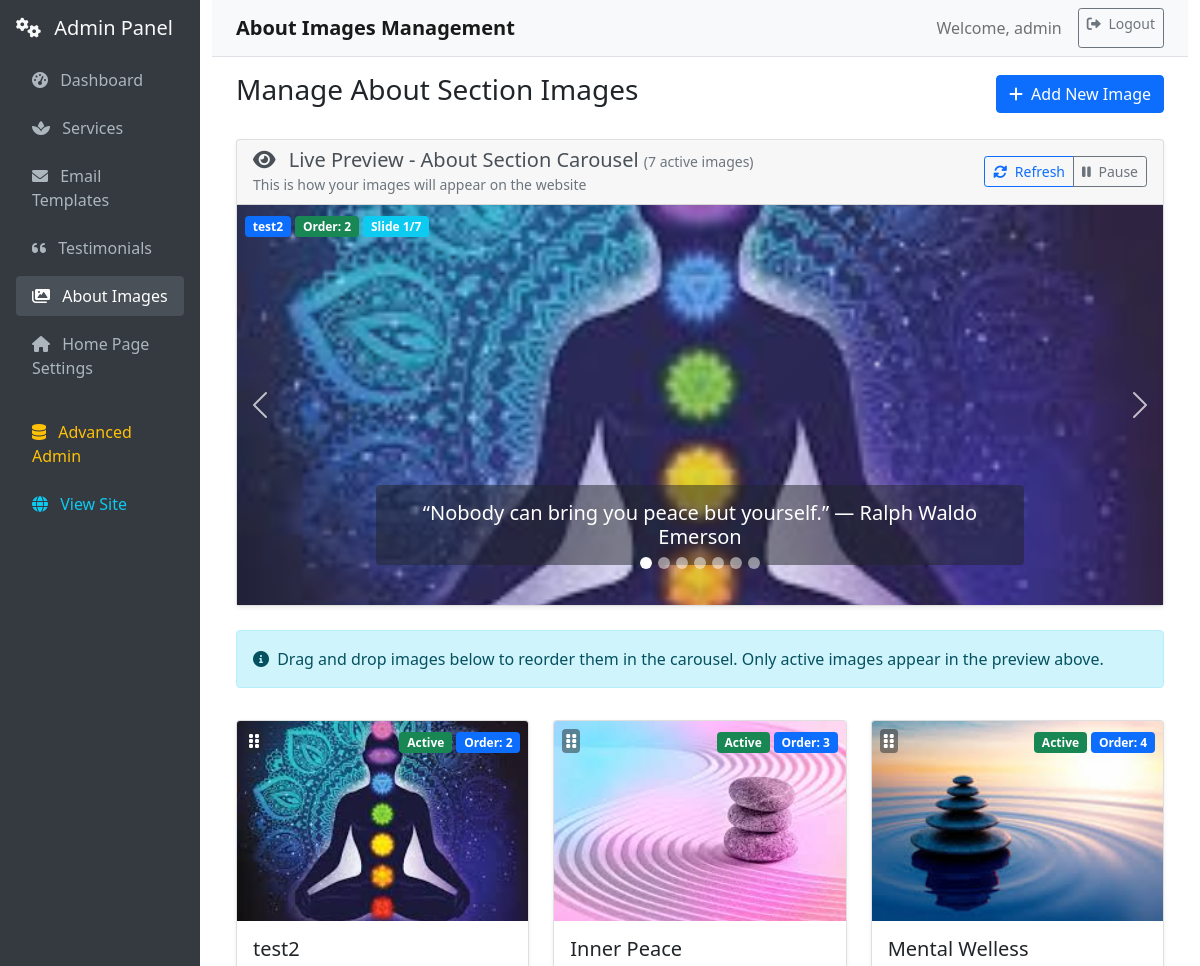
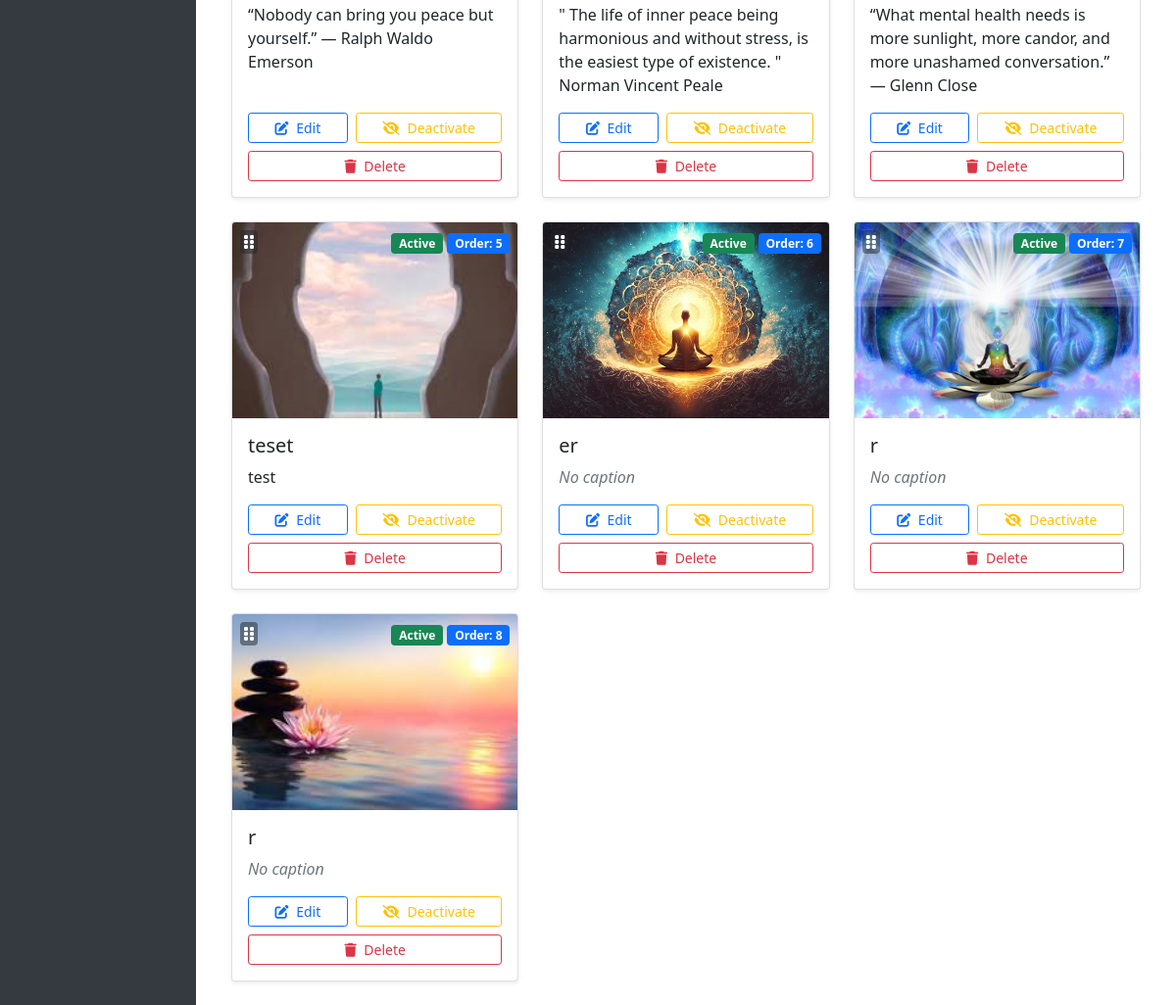
Before: /admin/about-images (signed in) with the older database file (2 pictures, top to bottom).
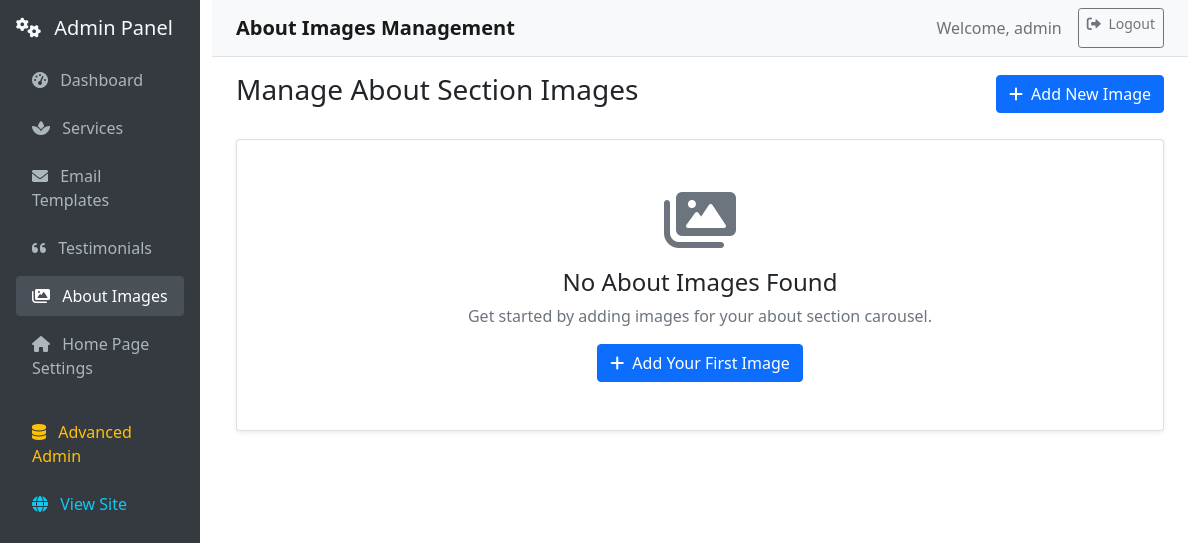
After: the same page with the newer database file.
### db/models.py (models this page shows, shortened)
class AboutImage(db.Model):
    __tablename__ = "about_images"
    id = db.Column(db.Integer, primary_key=True)
    title = db.Column(db.String(100), nullable=False)  # Display title for the image
    caption = db.Column(db.String(255), nullable=True)  # Caption text that appears on the image
    image_path = db.Column(db.String(255), nullable=False)  # Path to the image file
    sort_order = db.Column(db.Integer, nullable=False, default=0)  # Order in the carousel
    is_active = db.Column(db.Boolean, default=True, nullable=False)  # Whether to show this image
    created_at = db.Column(db.DateTime, default=db.func.now())
    updated_at = db.Column(db.DateTime, default=db.func.now(), onupdate=db.func.now())

### routes/admin.py (the view)
@admin_bp.route('/about-images')
@admin_required
def admin_about_images():
    images = AboutImage.query.order_by(AboutImage.sort_order, AboutImage.created_at).all()
    return render_template('admin/about_images.html', images=images)

### app_factory.py (called while the page is built)
def initialize_extensions(app):
    db.init_app(app)
    migrate = Migrate(app, db)
    babel = Babel(app)
    mail = Mail(app)
    app.mail = mail  # Make mail available globally for blueprints
    login_manager = LoginManager()
    login_manager.init_app(app)
    @login_manager.user_loader
    def load_user(user_id):
        return User.query.get(int(user_id))
    try:
        from flask_cors import CORS
        CORS(app, supports_credentials=True)
        print("✅ CORS enabled")
    except ImportError:
        print("⚠️ Flask-CORS not installed. Skipping...")
    from utils.admin_setup import setup_admin
    setup_admin(app)

### routes/admin.py (called while the page is built)
def admin_required(f):
    @wraps(f)
    @login_required
    def decorated_function(*args, **kwargs):
        if not current_user.is_authenticated or current_user.role.name != 'admin':
            flash('Admin access required.', 'error')
            return redirect(url_for('main.home'))
        return f(*args, **kwargs)
    return decorated_function

### templates/admin/about_images.html (shortened to what the changed rows need)
{% extends "admin/base.html" %}
{% block content %}
{% if images %}
<div class="row mb-4">
    <div class="col-12">
        <div class="card">
            <div class="card-header d-flex justify-content-between align-items-center">
                <div>
                    <h5 class="mb-0">
                        <i class="fas fa-eye me-2"></i>
                        Live Preview - About Section Carousel
                        {% set active_images = images|selectattr('is_active')|list %}
                        <small class="text-muted">({{ active_images|length }} active images)</small>
                    </h5>
                    <small class="text-muted">This is how your images will appear on the website</small>
                </div>
                <div class="btn-group" role="group">
                    <button type="button" class="btn btn-sm btn-outline-primary" onclick="refreshCarousel()">
                        <i class="fas fa-sync-alt me-1"></i>
                        Refresh
                    </button>
                    <button type="button" class="btn btn-sm btn-outline-secondary" onclick="toggleAutoplay()">
                        <i class="fas fa-pause me-1" id="playIcon"></i>
                        <span id="playText">Pause</span>
                    </button>
                </div>
            </div>
            <div class="card-body p-0">
                <div id="aboutCarouselPreview" class="carousel slide" data-bs-ride="carousel" data-bs-interval="3000">
                    <div class="carousel-inner">
                        {% set active_images = images|selectattr('is_active')|list %}
                        {% if active_images|length > 0 %}
                            {% for image in active_images %}
                            <div class="carousel-item{% if loop.first %} active{% endif %}" data-bs-interval="3000">
                                <div class="position-relative" style="height: 400px; background: linear-gradient(135deg, #667eea 0%, #764ba2 100%);">
                                    <img src="{{ url_for('static', filename=image.image_path) }}"
                                         class="d-block w-100 h-100"
                                         style="object-fit: cover; opacity: 0.8;"
                                         alt="{{ image.title }}"
                                         onload="console.log('Image loaded: {{ image.title }}')">
                                    {% if image.caption %}
                                    <div class="carousel-caption d-block">
                                        <div class="bg-dark bg-opacity-50 rounded p-3">
                                            <h5 class="text-white mb-0">{{ image.caption }}</h5>
                                        </div>
                                    </div>
                                    {% endif %}
                                    <div class="position-absolute top-0 start-0 m-2">
                                        <span class="badge bg-primary">{{ image.title }}</span>
                                        <span class="badge bg-success">Order: {{ image.sort_order }}</span>
                                        <span class="badge bg-info">Slide {{ loop.index }}/{{ active_images|length }}</span>
                                    </div>
                                </div>
                            </div>
                            {% endfor %}
                        {% endif %}
                    </div>
                    <button class="carousel-control-prev" type="button" data-bs-target="#aboutCarouselPreview" data-bs-slide="prev">
                        <span class="carousel-control-prev-icon" aria-hidden="true"></span>
                    </button>
                    <button class="carousel-control-next" type="button" data-bs-target="#aboutCarouselPreview" data-bs-slide="next">
                        <span class="carousel-control-next-icon" aria-hidden="true"></span>
                    </button>
                    <div class="carousel-indicators">
                        {% set active_images = images|selectattr('is_active')|list %}
                        {% for image in active_images %}
                        <button type="button" data-bs-target="#aboutCarouselPreview" data-bs-slide-to="{{ loop.index0 }}"
                                {% if loop.first %}class="active"{% endif %}></button>
                        {% endfor %}
                    </div>
                </div>
            </div>
        </div>
    </div>
</div>
<div class="row">
    <div class="col-12 mb-3">
        <div class="alert alert-info">
            <i class="fas fa-info-circle me-1"></i>
            Drag and drop images below to reorder them in the carousel. Only active images appear in the preview above.
        </div>
    </div>
</div>
<div class="row" id="images-container">
    {% for image in images %}
    <div class="col-md-6 col-lg-4 mb-4" data-image-id="{{ image.id }}" style="cursor: move;">
        <div class="card h-100{% if not image.is_active %} opacity-50{% endif %}">
            <div class="position-relative">
                <img src="{{ url_for('static', filename=image.image_path) }}"
                     class="card-img-top"
                     style="height: 200px; object-fit: cover;"
                     alt="{{ image.title }}">
                <div class="position-absolute top-0 end-0 p-2">
                    {% if image.is_active %}
                    <span class="badge bg-success">Active</span>
                    {% else %}
                    <span class="badge bg-secondary">Inactive</span>
                    {% endif %}
                    <span class="badge bg-primary">Order: {{ image.sort_order }}</span>
                </div>
                <div class="position-absolute top-0 start-0 p-2">
                    <i class="fas fa-grip-vertical text-white bg-dark bg-opacity-50 p-1 rounded"></i>
                </div>
            </div>
            <div class="card-body d-flex flex-column">
                <h5 class="card-title">{{ image.title }}</h5>
                {% if image.caption %}
                <p class="card-text flex-grow-1">{{ image.caption }}</p>
                {% else %}
                <p class="card-text flex-grow-1 text-muted fst-italic">No caption</p>
                {% endif %}
                <div class="mt-auto">
                    <div class="d-flex gap-2 mb-2">
                        <a href="{{ url_for('admin_panel.edit_about_image', image_id=image.id) }}"
                           class="btn btn-outline-primary btn-sm flex-fill">
                            <i class="fas fa-edit me-1"></i>
                            Edit
                        </a>
                        <form method="POST" action="{{ url_for('admin_panel.toggle_about_image_active', image_id=image.id) }}"
                              style="display: inline;" class="flex-fill">
                            <button type="submit" class="btn btn-outline-{% if image.is_active %}warning{% else %}success{% endif %} btn-sm w-100">
                                <i class="fas fa-{% if image.is_active %}eye-slash{% else %}eye{% endif %} me-1"></i>
                                {% if image.is_active %}Deactivate{% else %}Activate{% endif %}
                            </button>
                        </form>
                    </div>
                    <button class="btn btn-outline-danger btn-sm w-100"
                            onclick="confirmDelete({{ image.id }}, '{{ image.title }}')">
                        <i class="fas fa-trash me-1"></i>
                        Delete
                    </button>
                </div>
            </div>
        </div>
    </div>
    {% endfor %}
</div>
{% else %}
<div class="row">
    <div class="col-12">
        <div class="card text-center">
            <div class="card-body py-5">
                <i class="fas fa-images fa-4x text-muted mb-3"></i>
                <h4>No About Images Found</h4>
                <p class="text-muted">Get started by adding images for your about section carousel.</p>
                <a href="{{ url_for('admin_panel.create_about_image') }}" class="btn btn-primary">
                    <i class="fas fa-plus me-1"></i>
                    Add Your First Image
                </a>
            </div>
        </div>
    </div>
</div>
{% endif %}
{% endblock %}

Changed rows visible on the page:
removed AboutImage: image_path (picture), caption "“Nobody can bring you peace but yourself.” — Ralph Waldo Emerson", title "test2", sort_order "2", active_images "7", is_active "Active"
removed AboutImage: image_path (picture), is_active "Active", sort_order "3", title "Inner Peace", caption "\" The life of inner peace being harmonious and without stress, is the easiest type of existence. \" Norman Vincent Peale"
removed AboutImage: image_path (picture), is_active "Active", sort_order "4", title "Mental Welless", caption "“What mental health needs is more sunlight, more candor, and more unashamed conversation.” — Glenn Close"
removed AboutImage: image_path (picture), is_active "Active", sort_order "5", title "teset", caption "test"
removed AboutImage: image_path (picture), is_active "Active", sort_order "6", title "er", caption "No caption"
removed AboutImage: image_path (picture), is_active "Active", sort_order "7", title "r", caption "No caption"
removed AboutImage: image_path (picture), is_active "Active", sort_order "8", title "r", caption "No caption"
Other visible differences:
{{ active_images|length }}: "7" → (not shown)
text no longer shown: "Live Preview - About Section Carousel ( active images) This is how your images will appear on the website Refresh Pause Drag and drop images below to reorder them in the carousel. Only active images appear in the preview above."
text now shown: "No About Images Found Get started by adding images for your about section carousel. Add Your First Image"
